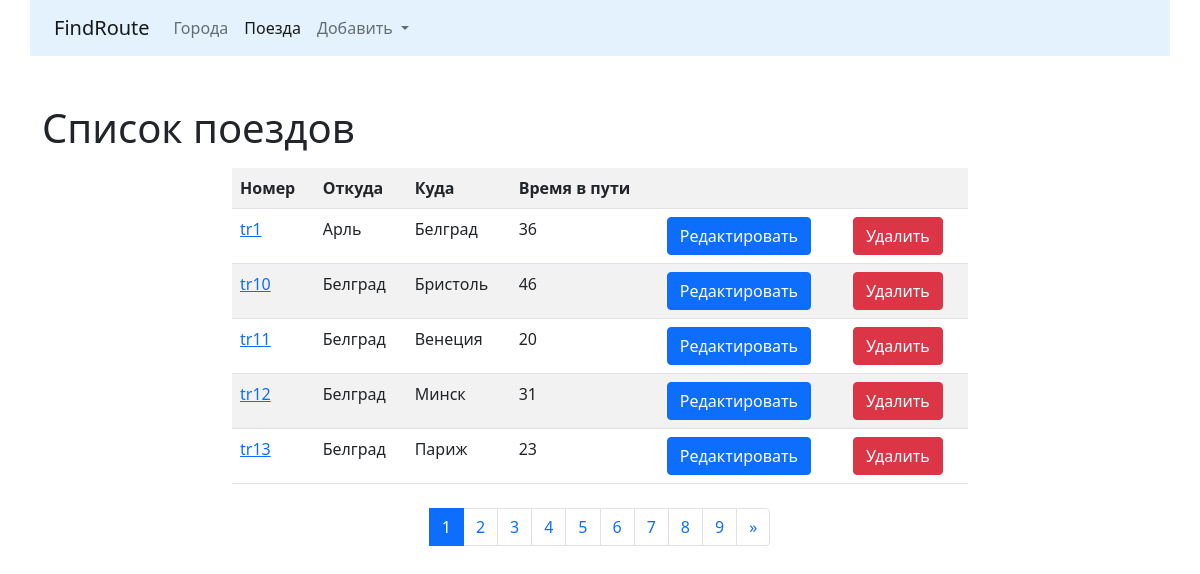
The app's page /trains/, older data.
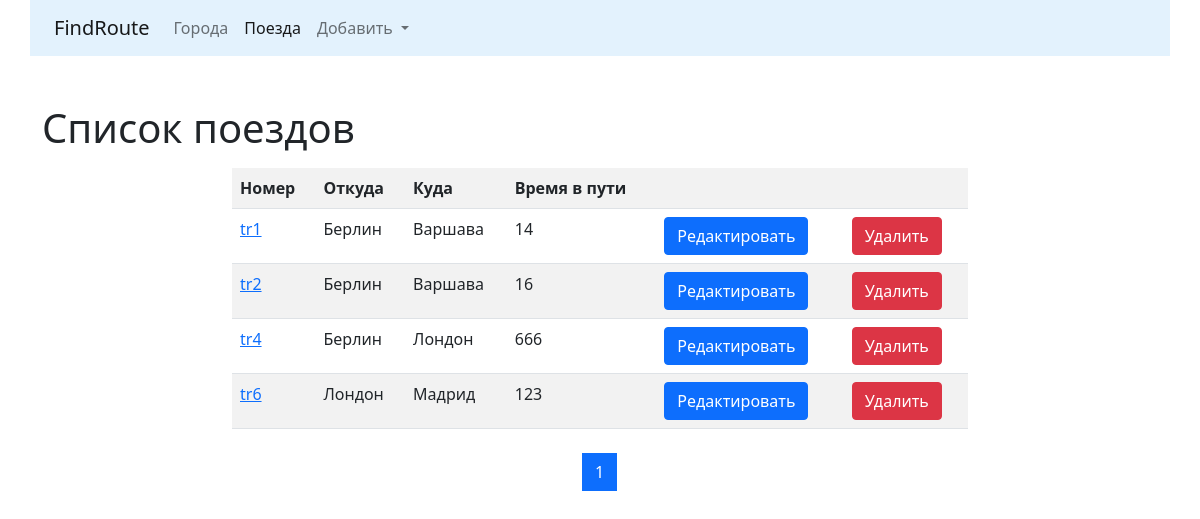
The same page, newer data.
### trains/models.py (models this page shows, shortened)
class Train(models.Model):
    name = models.CharField(max_length=50, unique=True,
                            verbose_name='Номер поезда')
    travel_time = models.PositiveSmallIntegerField(verbose_name='Время в пути')
    from_city = models.ForeignKey(City, on_delete=models.CASCADE,
                                  related_name='from_city_set',
                                  verbose_name='Из какого города')
    to_city = models.ForeignKey(City, on_delete=models.CASCADE,
                                related_name='to_city_set',
                                verbose_name='В какой город')
    class Meta:
        verbose_name = "Поезд"
        verbose_name_plural = "Поезда"
        ordering = ['name']

### cities/models.py (models this page shows, shortened)
class City(models.Model):
    name = models.CharField(max_length=100, unique=True, verbose_name="Город")
    def __str__(self):
        return self.name
    class Meta:
        verbose_name = "Город"
        verbose_name_plural = "Города"
        ordering = ['name']

### trains/views.py (the view)
# urls.py: path('', TrainListView.as_view(), name='home'),
class TrainListView(ListView):
    paginate_by = 5
    model = Train
    template_name = 'trains/home.html'

### trains/templates/trains/home.html (shortened to what this page needs)
{% extends 'base.html' %}
{% block content %}
	<h1>Список поездов</h1>
    <div class="row">
	    <div class="col-md-8 mx-auto my-2">
		    <table class="table table-striped">
			    <tr>
				    <th>Номер</th>
					<th>Откуда</th>
					<th>Куда</th>
					<th>Время в пути</th>
					<th>&nbsp;</th>
					<th>&nbsp;</th>
				</tr>
		        {% for object in page_obj %}
				    <tr>
					    <td>
						    <a href="{% url 'trains:detail' pk=object.pk %}">
							    {{ object.name }}
							</a>
						</td>
						<td>{{ object.from_city }}</td>
						<td>{{ object.to_city }}</td>
						<td>{{ object.travel_time }}</td>
						<td>
						    <a href="{% url 'trains:update' pk=object.pk %}">
							    <button type="submit" class="btn btn-primary">
								    Редактировать
								</button>
							</a>
						</td>
						<td>
						    <a href="{% url 'trains:delete' pk=object.pk %}">
							    <button type="submit" class="btn btn-danger">
								    Удалить
								</button>
							</a>
						</td>
					</tr>
			    {% endfor %}
			</table>
		</div>
	</div>
	<nav aria-label="Пример навигации по страницам">
        <ul class="pagination justify-content-center">
            {% for page in page_obj.paginator.page_range %}
			    <li class="page-item {% if page == page_obj.number %} active {% endif %}">
			        <a class="page-link" href="?page={{ page }}">
				        {{ page }}
				    </a>
			    </li>
			{% endfor %}
            <li class="page-item">
			    {% if page_obj.has_next %}
                    <a class="page-link" href="?page={{ page_obj.paginator.num_pages }}" aria-label="Следующая">
                        <span aria-hidden="true">
					        &raquo;
					    </span>
					</a>
                {% endif %}
			</li>
        </ul>
    </nav>
{% endblock %}

Row changes from the older to the newer data that the page shows:
removed Train: name "tr10", from_city "Белград", to_city "Бристоль", travel_time "46"
removed Train: name "tr11", from_city "Белград", to_city "Венеция", travel_time "20"
removed Train: name "tr12", from_city "Белград", to_city "Минск", travel_time "31"
removed Train: name "tr13", from_city "Белград", to_city "Париж", travel_time "23"
changed Train "tr1": from_city "Арль" → "Берлин"; to_city "Белград" → "Варшава"; travel_time "36" → "14"
now on this page (row edited): Train: name "tr2", from_city "Берлин", to_city "Варшава", travel_time "16"
added Train: name "tr4", from_city "Берлин", to_city "Лондон", travel_time "666"
added Train: name "tr6", from_city "Лондон", to_city "Мадрид", travel_time "123"
Text that changed along with them:
list line gone: "2"
list line gone: "3"
list line gone: "4"
list line gone: "5"
list line gone: "6"
list line gone: "7"
list line gone: "8"
list line gone: "9"
